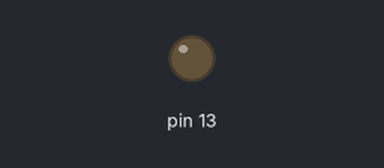
Recording of a sketch running on a simulated Arduino Uno, built with avr-gcc and run on an emulated ATmega328P. On the bench: output pins drawn as LEDs (lit = HIGH). At 0.1 s the program stops and its outputs stay as they are.

Above: at 0.1 s.
Timing chart, 0 to 1.6 s (numbered marks = the images above):
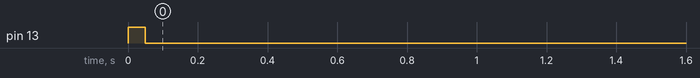

The sketch:

PRIMER_PROGRAMA_ARDUINO_nov11a_copy_20250224200600.ino
```cpp
//  Comenzamos el codigo con setup, se escribe una sola vez en todo el codigo
//  antes de todo y del setup debemos definir las variables
//  iniciamos codigo con -->void setup
void setup(){
  //  función para usar los pines del arduino, usamos el 13 porque esta conectado ahi el led de la placa
  //  Queremos encender el pin, entonces lo usamos como salida, OUTPUT
  pinMode(13, OUTPUT);
}
//  Ya tenemos seleccionado el pin 13, ahora vamos a escribir el codigo usando void loop
void loop(){
  digitalWrite(13, HIGH); // Digitalwrite coloca un nivel alto en el pin
  delay(50);//  Para poner nuestro intervalo en mili segundos
  digitalWrite(13, LOW);  //  Esto hace que se apague la salida al pasarlo a 0
  delay(50);
  //  Mientras la placa tenga alimentacion este programa va a ejecutar de manera indeterminada el void loop, comenzando desde 0
  exit(0);
}
```

Measured:
- by itself, pin 13: LOW → HIGH at 0.00 s, → LOW 0.05 s later
